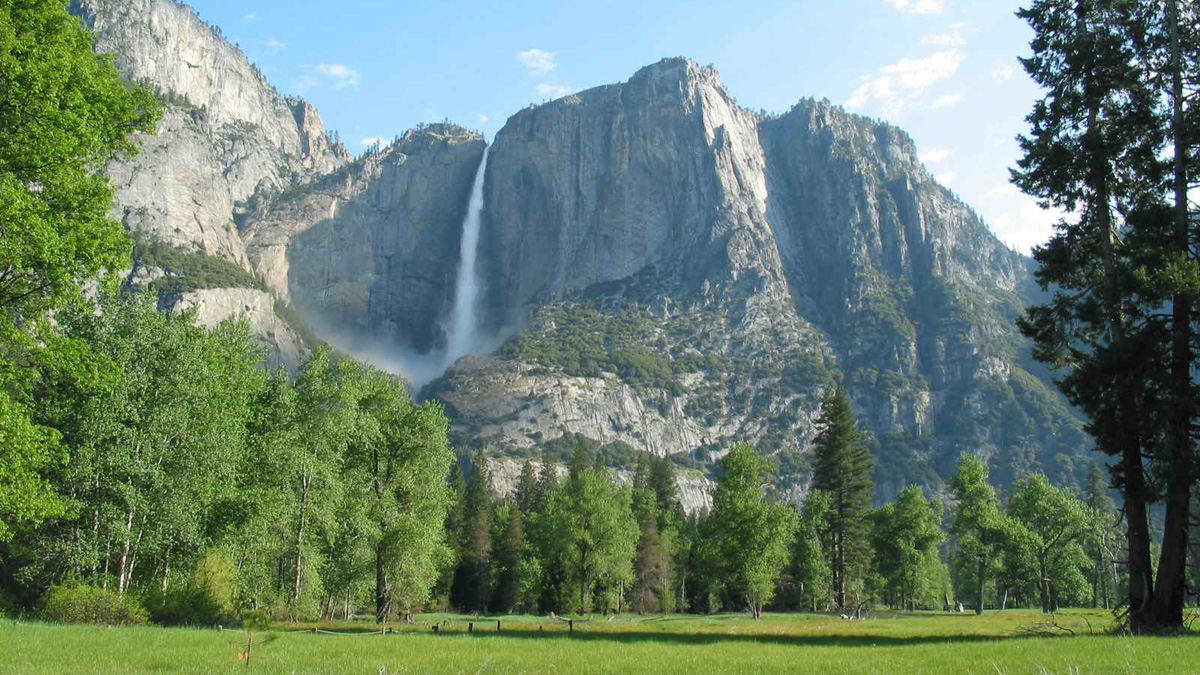
#> input picture YosemiteFalls.jpg, 1200 x 675 px
$ python PartA.py
#> lines starting #> are read from the running program, lines starting #| are printed output that depends on the picture
import cv2
import numpy as np
import matplotlib.pyplot as plt

def display_info():
    cv2.imwrite("gray_image.jpg", gray_image)
    cv2.imshow("Gray Image", gray_image)

    height, width = gray_image.shape
    min_intensity = gray_image.min()
    max_intensity = gray_image.max()
    min_coords = np.unravel_index(np.argmin(gray_image), gray_image.shape)
    max_coords = np.unravel_index(np.argmax(gray_image), gray_image.shape)

    print(f"Width {width}, Height {height}")
    print(f"Minimum Intensity: {min_intensity} at {min_coords[0]}, {min_coords[1]} (row, col)")
    print(f"Maximum Intensity: {max_intensity} at {max_coords[0]}, {max_coords[1]} (row, col)")

    original_size = image.nbytes
    gray_size = gray_image.nbytes
    print(f"\nSize of original image: {original_size} bytes")
    print(f"Size of grayscale image: {gray_size} bytes")

def downsample(image, factor):
    # Take every nth pixel
    return image[::factor, ::factor]

def graph_downsampling():
    original_size = gray_image.nbytes
    factors = range(1, 21)  # Downsampling factors from 1 to 20
    sizes = []

    for factor in factors:
        downsampled_image = downsample(gray_image, factor)
        sizes.append(downsampled_image.nbytes)

    # Plot the results
    plt.figure(figsize=(10, 6))
    plt.plot(factors, sizes, marker='o', label="Image Size vs. Downsampling Factor")
    plt.axhline(y=original_size, color='r', linestyle='--', label="Original Size")
    plt.xlabel("Downsampling Factor")
    plt.ylabel("Image Size (Bytes)")
    plt.title("Effect of Downsampling Factor on Image Size")
    plt.legend()
    plt.grid(True)
    plt.show()

if __name__ == "__main__":
    image = cv2.imread("YosemiteFalls.jpg")
#> image is the input picture: shape (675, 1200, 3); mean B, G, R 111.3, 128.9, 106.8
    gray_image = cv2.cvtColor(image, cv2.COLOR_BGR2GRAY)
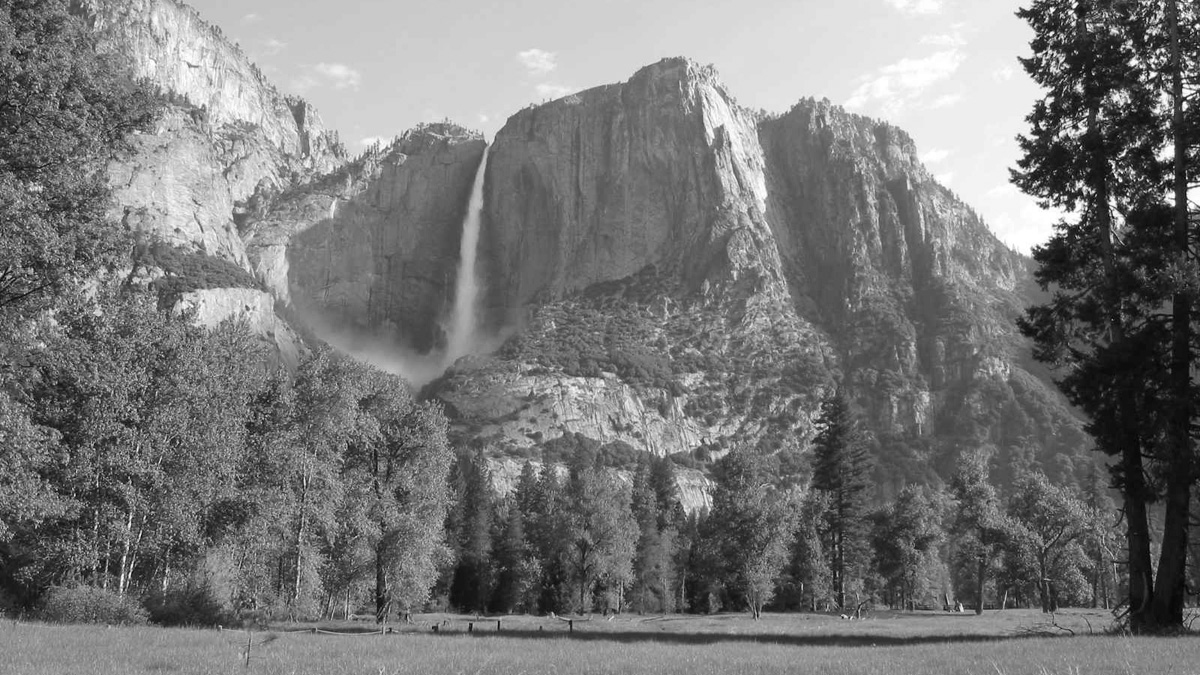
#> gray_image: shape (675, 1200); min 2, max 255, mean 120.3
    display_info()
#> in display_info, `min_intensity = gray_image.min()`: min_intensity = 2
#> in display_info, `max_intensity = gray_image.max()`: max_intensity = 255
#> in display_info, `min_coords = np.unravel_index(np.argmin(gray_image), gray_image.shape)`: min_coords = (455, 1143)
#> in display_info, `max_coords = np.unravel_index(np.argmax(gray_image), gray_image.shape)`: max_coords = (5, 899)
#| Width 1200, Height 675
#| Minimum Intensity: 2 at 455, 1143 (row, col)
#| Maximum Intensity: 255 at 5, 899 (row, col)
#> in display_info, `original_size = image.nbytes`: original_size = 2430000
#> in display_info, `gray_size = gray_image.nbytes`: gray_size = 810000
#| Size of original image: 2430000 bytes
#| Size of grayscale image: 810000 bytes

    factor = 15
    downsampled_image = downsample(gray_image, factor)  # Halve the size
#> in downsample, `return image[::factor, ::factor]`:
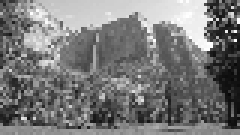
#> returned value: shape (45, 80) (shown 3 times larger); min 8, max 255, mean 121.1
    gray_size = gray_image.nbytes
#> gray_size = 810000
    resized_image_size = downsampled_image.nbytes
#> resized_image_size = 3600
    print(f"Size of resized (factor={factor}) image: {resized_image_size} bytes")
#| Size of resized (factor=15) image: 3600 bytes
    cv2.imshow("Downsampled", downsampled_image)
    cv2.imwrite(f"downsampled_factor_{factor}.jpg", downsampled_image)
    cv2.waitKey(0)
    cv2.destroyAllWindows()

    graph_downsampling()
#> in graph_downsampling, `original_size = gray_image.nbytes`: original_size = 810000
#> the loop in graph_downsampling, `for factor in factors:` made 20 passes
#> pass 3, in graph_downsampling, `downsampled_image = downsample(gray_image, factor)`:
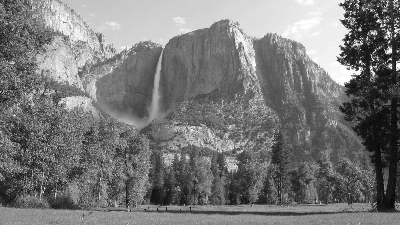
#> downsampled_image: shape (225, 400); min 3, max 255, mean 120.5
#> after the loop in graph_downsampling, `for factor in factors:`: sizes = [810000, 202800, 90000, 50700, 32400, 22600, 16684, 12750, 10050, 8160, 6820, 5700, 4836, 4214, 3600, 3225, 2840, 2546, 2304, 2040]
#> in graph_downsampling, `plt.show()`:
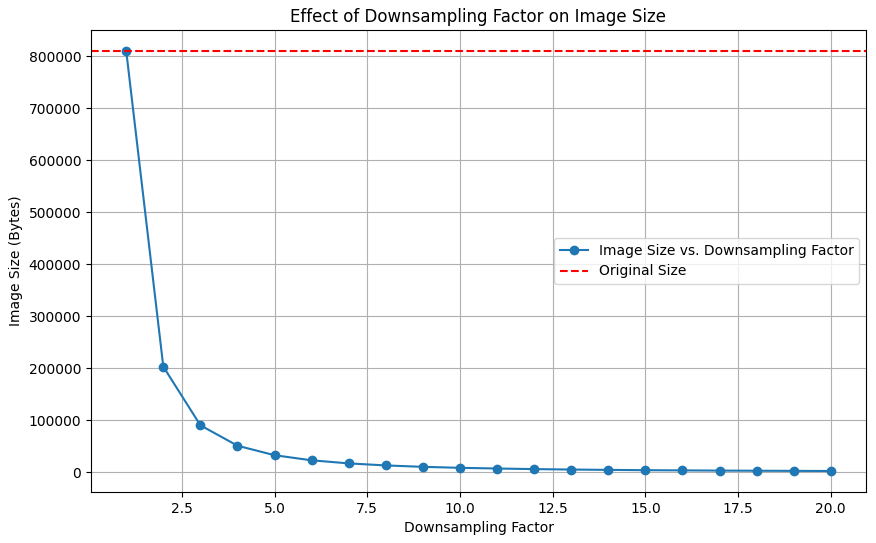
#> figure drawn by matplotlib, 1 panel; curve peaks at x = 1, y = 810000
